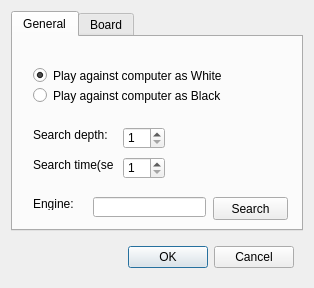
<?xml version="1.0" encoding="UTF-8"?>
<ui version="4.0">
 <class>Settings</class>
 <widget class="QWidget" name="Settings">
  <property name="geometry">
   <rect>
    <x>0</x>
    <y>0</y>
    <width>314</width>
    <height>288</height>
   </rect>
  </property>
  <property name="sizePolicy">
   <sizepolicy hsizetype="Fixed" vsizetype="Fixed">
    <horstretch>0</horstretch>
    <verstretch>0</verstretch>
   </sizepolicy>
  </property>
  <property name="windowTitle">
   <string>Settings</string>
  </property>
  <layout class="QVBoxLayout" name="verticalLayout">
   <item>
    <widget class="QTabWidget" name="tabWidget">
     <property name="locale">
      <locale language="English" country="UnitedKingdom"/>
     </property>
     <property name="currentIndex">
      <number>0</number>
     </property>
     <widget class="QWidget" name="general">
      <attribute name="title">
       <string>General</string>
      </attribute>
      <widget class="QRadioButton" name="radioButtonW">
       <property name="geometry">
        <rect>
         <x>20</x>
         <y>30</y>
         <width>191</width>
         <height>17</height>
        </rect>
       </property>
       <property name="text">
        <string>Play against computer as White</string>
       </property>
       <property name="checked">
        <bool>true</bool>
       </property>
      </widget>
      <widget class="QRadioButton" name="radioButtonB">
       <property name="geometry">
        <rect>
         <x>20</x>
         <y>50</y>
         <width>201</width>
         <height>17</height>
        </rect>
       </property>
       <property name="text">
        <string>Play against computer as Black</string>
       </property>
      </widget>
      <widget class="QLabel" name="label_6">
       <property name="geometry">
        <rect>
         <x>20</x>
         <y>90</y>
         <width>81</width>
         <height>16</height>
        </rect>
       </property>
       <property name="text">
        <string>Search depth:</string>
       </property>
      </widget>
      <widget class="QLabel" name="label_7">
       <property name="geometry">
        <rect>
         <x>20</x>
         <y>160</y>
         <width>46</width>
         <height>13</height>
        </rect>
       </property>
       <property name="text">
        <string>Engine:</string>
       </property>
      </widget>
      <widget class="QLineEdit" name="lineEdit">
       <property name="geometry">
        <rect>
         <x>80</x>
         <y>160</y>
         <width>113</width>
         <height>20</height>
        </rect>
       </property>
       <property name="readOnly">
        <bool>true</bool>
       </property>
      </widget>
      <widget class="QPushButton" name="pushButtonEnginePath">
       <property name="geometry">
        <rect>
         <x>200</x>
         <y>160</y>
         <width>75</width>
         <height>23</height>
        </rect>
       </property>
       <property name="sizePolicy">
        <sizepolicy hsizetype="Fixed" vsizetype="Fixed">
         <horstretch>0</horstretch>
         <verstretch>0</verstretch>
        </sizepolicy>
       </property>
       <property name="text">
        <string>Search</string>
       </property>
      </widget>
      <widget class="QLabel" name="label_8">
       <property name="geometry">
        <rect>
         <x>20</x>
         <y>120</y>
         <width>81</width>
         <height>16</height>
        </rect>
       </property>
       <property name="text">
        <string>Search time(sec):</string>
       </property>
      </widget>
      <widget class="QSpinBox" name="spinBoxDepth">
       <property name="geometry">
        <rect>
         <x>110</x>
         <y>90</y>
         <width>42</width>
         <height>22</height>
        </rect>
       </property>
       <property name="minimum">
        <number>1</number>
       </property>
       <property name="maximum">
        <number>20</number>
       </property>
      </widget>
      <widget class="QSpinBox" name="spinBoxTime">
       <property name="geometry">
        <rect>
         <x>110</x>
         <y>120</y>
         <width>42</width>
         <height>22</height>
        </rect>
       </property>
       <property name="minimum">
        <number>1</number>
       </property>
       <property name="maximum">
        <number>99</number>
       </property>
      </widget>
     </widget>
     <widget class="QWidget" name="board2d">
      <attribute name="title">
       <string>Board</string>
      </attribute>
      <layout class="QFormLayout" name="formLayout">
       <item row="1" column="0">
        <widget class="QFrame" name="frame_2">
         <property name="frameShape">
          <enum>QFrame::NoFrame</enum>
         </property>
         <property name="frameShadow">
          <enum>QFrame::Raised</enum>
         </property>
         <layout class="QGridLayout" name="gridLayout">
          <item row="0" column="0">
           <widget class="QLabel" name="label">
            <property name="text">
             <string>White square:</string>
            </property>
           </widget>
          </item>
          <item row="1" column="0">
           <widget class="QLabel" name="label_2">
            <property name="text">
             <string>Black square:</string>
            </property>
           </widget>
          </item>
          <item row="2" column="0">
           <widget class="QLabel" name="label_3">
            <property name="text">
             <string>Fonts:</string>
            </property>
           </widget>
          </item>
          <item row="0" column="1">
           <widget class="QPushButton" name="wSqCButton">
            <property name="text">
             <string/>
            </property>
           </widget>
          </item>
          <item row="1" column="1">
           <widget class="QPushButton" name="bSqCButton">
            <property name="text">
             <string/>
            </property>
           </widget>
          </item>
          <item row="2" column="1">
           <widget class="QPushButton" name="fontButton">
            <property name="text">
             <string/>
            </property>
           </widget>
          </item>
          <item row="3" column="1">
           <widget class="QPushButton" name="pieceButton">
            <property name="text">
             <string>Path</string>
            </property>
           </widget>
          </item>
          <item row="3" column="0">
           <widget class="QLabel" name="label_5">
            <property name="text">
             <string>Pieces:</string>
            </property>
           </widget>
          </item>
          <item row="1" column="2">
           <widget class="QPushButton" name="bSqPathButton">
            <property name="text">
             <string>Path</string>
            </property>
           </widget>
          </item>
          <item row="0" column="2">
           <widget class="QPushButton" name="wSqPathButton">
            <property name="text">
             <string>Path</string>
            </property>
           </widget>
          </item>
         </layout>
        </widget>
       </item>
      </layout>
     </widget>
    </widget>
   </item>
   <item>
    <widget class="QFrame" name="frame">
     <property name="sizePolicy">
      <sizepolicy hsizetype="Preferred" vsizetype="Preferred">
       <horstretch>1</horstretch>
       <verstretch>0</verstretch>
      </sizepolicy>
     </property>
     <property name="minimumSize">
      <size>
       <width>0</width>
       <height>0</height>
      </size>
     </property>
     <property name="sizeIncrement">
      <size>
       <width>0</width>
       <height>5</height>
      </size>
     </property>
     <property name="locale">
      <locale language="English" country="UnitedKingdom"/>
     </property>
     <property name="frameShape">
      <enum>QFrame::NoFrame</enum>
     </property>
     <property name="frameShadow">
      <enum>QFrame::Plain</enum>
     </property>
     <property name="lineWidth">
      <number>0</number>
     </property>
     <layout class="QHBoxLayout" name="horizontalLayout_2">
      <item>
       <widget class="QDialogButtonBox" name="buttonBox">
        <property name="standardButtons">
         <set>QDialogButtonBox::Cancel|QDialogButtonBox::Ok</set>
        </property>
       </widget>
      </item>
     </layout>
    </widget>
   </item>
  </layout>
 </widget>
 <resources/>
 <connections/>
</ui>
